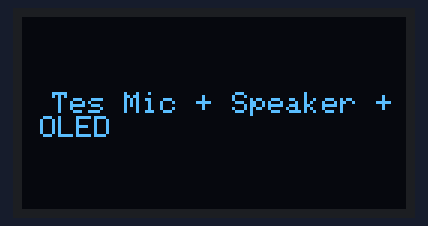
Simulated run of this sketch. Board: ESP32. Shown: 128×64 one-colour display. I2S audio is not simulated (input reads silence).

Above: at 0.1 s.

The sketch:

mic-speaker-oled-test.ino
```cpp
#include <Wire.h>
#include <Adafruit_GFX.h>
#include <Adafruit_SSD1306.h>
#include <driver/i2s.h>

#define I2S_WS 35
#define I2S_SD 32
#define I2S_SCK 33
#define I2S_BCLK 27
#define I2S_LRC 26
#define I2S_DOUT 25

#define SCREEN_WIDTH 128
#define SCREEN_HEIGHT 64
Adafruit_SSD1306 display(SCREEN_WIDTH, SCREEN_HEIGHT, &Wire, -1);

// Konfigurasi I2S untuk MIC INMP441
void i2s_install() {
  const i2s_config_t i2s_config = {
    .mode = (i2s_mode_t)(I2S_MODE_MASTER | I2S_MODE_RX | I2S_MODE_TX),
    .sample_rate = 16000,
    .bits_per_sample = I2S_BITS_PER_SAMPLE_32BIT,
    .channel_format = I2S_CHANNEL_FMT_ONLY_LEFT,
    .communication_format = I2S_COMM_FORMAT_I2S,
    .intr_alloc_flags = ESP_INTR_FLAG_LEVEL1,
    .dma_buf_count = 8,
    .dma_buf_len = 1024,
    .use_apll = false,
    .tx_desc_auto_clear = true,
    .fixed_mclk = 0
  };
  i2s_driver_install(I2S_NUM_0, &i2s_config, 0, NULL);
}

// Pin mapping MIC
void i2s_setpin_mic() {
  const i2s_pin_config_t pin_config = {
    .bck_io_num = I2S_SCK,
    .ws_io_num = I2S_WS,
    .data_out_num = -1,
    .data_in_num = I2S_SD
  };
  i2s_set_pin(I2S_NUM_0, &pin_config);
}

// Pin mapping SPEAKER
void i2s_setpin_spk() {
  const i2s_pin_config_t pin_config = {
    .bck_io_num = I2S_BCLK,
    .ws_io_num = I2S_LRC,
    .data_out_num = I2S_DOUT,
    .data_in_num = -1
  };
  i2s_set_pin(I2S_NUM_0, &pin_config);
}

void setup() {
  Serial.begin(115200);
  Wire.begin(21, 22);

  if(!display.begin(SSD1306_SWITCHCAPVCC, 0x3C)) {
    Serial.println("OLED gagal ditemukan!");
    while(true);
  }
  display.clearDisplay();
  display.setTextSize(1);
  display.setTextColor(SSD1306_WHITE);
  display.setCursor(10, 25);
  display.println("Tes Mic + Speaker + OLED");
  display.display();
  delay(2000);

  i2s_install();
  i2s_setpin_mic();
  i2s_start(I2S_NUM_0);
}

void loop() {
  const int BUFFER_SIZE = 1024;
  int32_t buffer[BUFFER_SIZE];
  size_t bytes_read;

  // Baca data dari MIC
  i2s_read(I2S_NUM_0, (void*)buffer, BUFFER_SIZE * sizeof(int32_t), &bytes_read, portMAX_DELAY);
  int samples_read = bytes_read / sizeof(int32_t);

  // Hitung RMS untuk OLED
  double sum = 0;
  for (int i = 0; i < samples_read; i++) {
    sum += (buffer[i] / 2147483648.0) * (buffer[i] / 2147483648.0);
  }
  double rms = sqrt(sum / samples_read);

  // Tampilkan di OLED
  display.clearDisplay();
  display.setCursor(0, 0);
  display.println("🎤 Level Suara:");
  int bar = map(rms * 1000, 0, 50, 0, 128);
  display.fillRect(0, 20, bar, 20, SSD1306_WHITE);
  display.display();

  // Kirim ke Speaker
  i2s_setpin_spk();
  size_t bytes_written;
  i2s_write(I2S_NUM_0, buffer, bytes_read, &bytes_written, portMAX_DELAY);
  i2s_setpin_mic();
}
```
